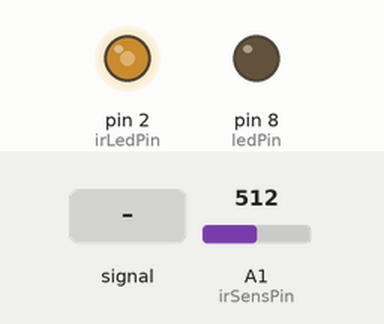
This sketch was run on a simulated Arduino Uno, built with avr-gcc and run on an emulated ATmega328P. On the bench: output pins drawn as LEDs (lit = HIGH). The inputs (shaded band) are chosen by the test bench; at power-on: A1 (irSensPin) = 512. No radio packets arrive unless stated; what the sketch prints to the serial monitor is not drawn.

Above: at 1.2 s.
1.3 s: A1 (irSensPin) fed a 2 Hz sine of ±306 counts around its level
4.3 s: A1 (irSensPin) set to 306
5.8 s: A1 (irSensPin) set to 122
Timing chart, 0 to 11.5 s (numbered marks = the images above; inputs shaded):
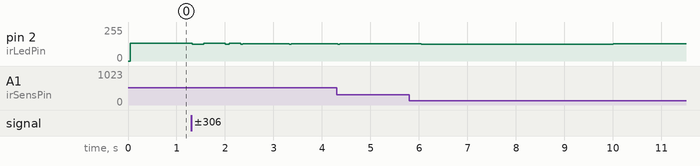

The sketch:

v1_TX.ino
```cpp
#include <nRF24L01.h>
#include <printf.h>
#include <RF24.h>
#include <RF24_config.h>

//Metering + Transmission Unit

const uint8_t ledPin = 8, irLedPin = 2, irSensPin = A1;
RF24 radio(9,10); //Set up NRF24L01 on SPI pins + 9 & 10

const byte address[6] = "1EMtr";
const uint8_t  thresh = 3;
const uint16_t trigTimeout = 1000;

int16_t valAct;
bool wasTriggered;
uint64_t curMils, prevMils0=0, lastTrigMils=0, lastKAMils=0;
int16_t n=0, n2=0; //n=avgValCount
float avgVal=0, avgVal2=0;

struct data {
  unsigned long trigTime = 0;
  bool isKeepAlive = false;
} payload;

void setup() {
  // put your setup code here, to run once:
  pinMode(ledPin, OUTPUT);
  pinMode(irLedPin, OUTPUT);
  Serial.begin(115200);
  Serial.println(">> EnergyMeter v1_TX <<");
  radio.begin();
  radio.openWritingPipe(address);
}

void loop() {
  /*digitalWrite(ledPin, HIGH); RF test stuff
  payload.pings = micros();
  radio.write(&payload, sizeof(payload));
  digitalWrite(ledPin, LOW);
  delay(200);*/

  curMils = millis(); //read millis only once, because of performance
  digitalWrite(irLedPin, HIGH);
  delayMicroseconds(128);
  valAct = analogRead(irSensPin); //read active reflection value
  digitalWrite(irLedPin, LOW);

  buildAvg(valAct);
  checkTrig(valAct, curMils);

  if (curMils - lastKAMils > 1000) //send a keepAlive packet every second
  {
    lastKAMils = curMils;
    sendKeepAlive();
  }
}

void sendKeepAlive() //send the keepAlive packet
{
  payload.isKeepAlive = true;
  radio.write(&payload, sizeof(payload));
  payload.isKeepAlive = false;
}

void trigger(uint64_t trigMils)
{
  digitalWrite(ledPin, HIGH);
  payload.trigTime = trigMils;
  radio.write(&payload, sizeof(payload));
  digitalWrite(ledPin, LOW);
}

void buildAvg(int16_t val) //build average ambient sensor value
{

  if(n == 0) //initialize avg
    avgVal = val;
  else
  {
    avgVal = ((avgVal * (n-1)) / n) + ((float)val / n); //running average calculation
  }
  ++n;
  if(n > 10000) n = 100; //reset average weight
}


void checkTrig(int val, uint64_t curMils) //build smaller average for the current sensor value and check for trigger condition
{
  if(n2 == 0) //initialize avg2
    avgVal2 = val;
  else
  {
    avgVal2 = ((avgVal2 * (n2-1)) / n2) + ((float)val / n2);
  }

  if(n2 >= 5) //if Data is valid
  {
    if(avgVal - avgVal2 > thresh) //when current reading is smaller than average reading
    {
      if((curMils - lastTrigMils > trigTimeout) && !wasTriggered) //trigger error prevention
      {
        trigger(curMils); //trigger
        lastTrigMils = curMils; //save this time as last triggered time
        wasTriggered = true; //error prevention
      }
    }
    else
      wasTriggered = false; //when reading is back to normal reset error prevention variable
  }

  ++n2;
  if(n2 > 20) n2 = 5; //reset average weight
}
```
